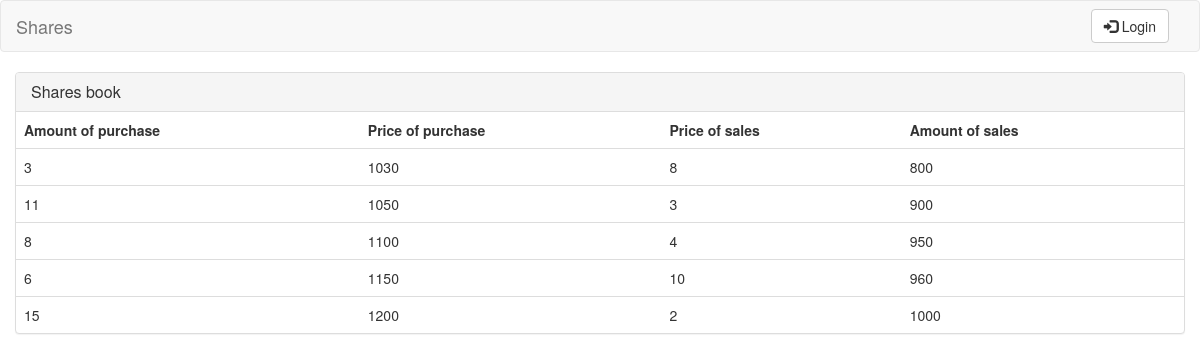
The page / on the database its author committed.
### tables this page shows
create table shares(	
    shares_type enum('purchase', 'sales') not null,
    amount integer unsigned not null,
    price double unsigned not null,
	constraint shares_pk primary key (shares_type, price)
);

### functions.php (called while the page is built, shortened)
<?php
    function user_logged_in() {
        if (isset($_SESSION['231826_user'])) {
            return $_SESSION['231826_user'];
        } else {
            return false;
        }
    }
?>

### functions_database.php (called while the page is built, shortened)
<?php
    function connect_to_database() {
        $success = true;
        $connection = mysqli_connect(DB_HOST, DB_USER, DB_PASSWORD, DB_DATABASE);
        return $connection;
    }
    function get_purchase_shares(){
        return get_shares('purchase');
    }
    function get_sales_shares(){
        return get_shares('sales');
    }
    function get_shares($shares_type){
        $rows = Array();
        $connection = connect_to_database();
        if ($shares_type)
            $sql_statement = "select * from shares where shares_type != '$shares_type' order by price";
        else
            $sql_statement = "select * from shares";
        try{
            if ( !($result = mysqli_query($connection, $sql_statement)) )
                throw new Exception("Problems while retrieving shares.");
        }catch (Exception $e){
            $success = false;
            $err_msg = $e->getMessage();
        }
        while ($row = mysqli_fetch_assoc($result))
            $rows[] = $row;
        return $rows;
    }
?>

### index.php (the view, shortened to what this page needs)
<?php
    include 'functions.php';
    include 'functions_database.php';
?>
<!DOCTYPE html>
<html lang="en">
<head>
    <link href="bootstrap/css/bootstrap.min.css" rel="stylesheet">
    <link href="shares_style.css" rel="stylesheet" type="text/css"/>
</head>
<body>
    <?php
        include 'navbar.php';
    ?>
    <div class="col-lg-12">
        <div class="panel panel-default">
            <div class="panel-heading">
                <h3 class="panel-title">Shares book</h3>
            </div>
            <table class="table">
                <tr>
                    <th>Amount of purchase</th>
                    <th>Price of purchase</th>
                    <th>Price of sales</th>
                    <th>Amount of sales</th>
                </tr>
                <?php
                    $purchase_shares = get_purchase_shares();
                    $purchase_dimension = count($purchase_shares);
                    $sales_shares = get_sales_shares();
                    $sales_dimension = count($sales_shares);
                    for ($i = 0; $i < TABLE_ROWS; $i++){
                        echo "<tr>";
                        if ($i < $purchase_dimension){
                            echo "<td>".$purchase_shares[$i]['amount']."</td>";
                            echo "<td>".$purchase_shares[$i]['price']."</td>";
                        }
                        else
                            echo "<td></td><td></td>";
                        if ($i < $sales_dimension){
                            echo "<td>".$sales_shares[$i]['amount']."</td>";
                            echo "<td>".$sales_shares[$i]['price']."</td>";
                        }
                        else
                            echo "<td></td><td></td>";
                        echo "</tr>";
                    }
                ?>
            </table>
        </div>
    </div>
</body>
</html>

### navbar.php (shortened to what this page needs)
<nav class="navbar navbar-default" id="navbar">
    <div class="container-fluid">
        <div class="navbar-header">
            <a class="navbar-brand" href="/2016_09_project">
                Shares
            </a>
        </div>
        <div class="collapse navbar-collapse">
            <ul class="nav navbar-nav navbar-right">
                <?php
                    if ( !user_logged_in() ) {
                        echo "<li>
                                <form method=\"get\" action=\"auth_login.php\" class=\"navbar-form navbar-left\">
                                  <a href=\"auth_login.php\">
                                    <button type=\"button\" class=\"btn btn-default\">
                                        <span class=\"glyphicon glyphicon-log-in\" aria-hidden=\"true\"></span> Login
                                    </button>
                                   </a>
                                </form>
                              </li>";
                    }
                ?>
            </ul>
        </div>
    </div>
</nav>

### shares_style.css (style rules this page uses)
body { background-color: #ffffff; }

### rows shown on the page
shares: amount "3", price "1030"
shares: amount "8", price "800"
shares: amount "11", price "1050"
shares: amount "3", price "900"
shares: amount "8", price "1100"
shares: amount "4", price "950"
shares: amount "6", price "1150"
shares: amount "10", price "960"
shares: amount "15", price "1200"
shares: amount "2", price "1000"
